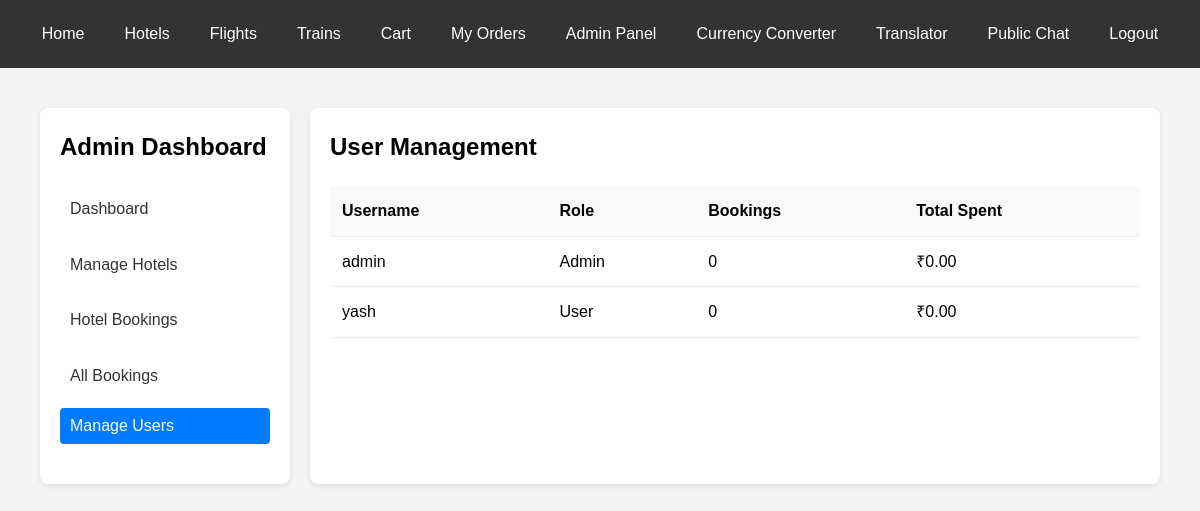
Page /admin/users (signed in) on the committed database.
### tables this page shows
CREATE TABLE users (
                id INTEGER PRIMARY KEY AUTOINCREMENT,
                username TEXT UNIQUE NOT NULL,
                password TEXT NOT NULL,
                is_admin INTEGER DEFAULT 0
            );

### main.py (the view)
@app.route('/admin/users')
@admin_required
def manage_users():
    conn = sqlite3.connect('travel.db')
    c = conn.cursor()
    c.execute('''
        SELECT
            u.id,
            u.username,
            u.is_admin,
            COUNT(DISTINCT b.id) as booking_count,
            SUM(CASE
                WHEN b.item_type = 'hotels' THEN h.price * b.quantity
                WHEN b.item_type = 'flights' THEN f.price * b.quantity
                WHEN b.item_type = 'trains' THEN t.price * b.quantity
                ELSE 0
            END) as total_spent
        FROM users u
        LEFT JOIN bookings b ON u.id = b.user_id
        LEFT JOIN hotels h ON b.item_id = h.id AND b.item_type = 'hotels'
        LEFT JOIN flights f ON b.item_id = f.id AND b.item_type = 'flights'
        LEFT JOIN trains t ON b.item_id = t.id AND b.item_type = 'trains'
        GROUP BY u.id
        ORDER BY u.username
    ''')
    users = c.fetchall()
    conn.close()
    return render_template('admin_users.html', users=users)

### main.py (called while the page is built)
def admin_required(f):
    @wraps(f)
    def decorated_function(*args, **kwargs):
        if 'user_id' not in session or not session.get('is_admin'):
            flash('Admin access required')
            return redirect(url_for('login'))
        return f(*args, **kwargs)
    return decorated_function

### templates/admin_users.html (shortened to what this page needs)
{% extends "base.html" %}
{% block content %}
<div class="admin-container">
    {% include 'admin_nav.html' %}
    <div class="admin-content">
        <h2>User Management</h2>
        <div class="users-table">
            <table>
                <thead>
                    <tr>
                        <th>Username</th>
                        <th>Role</th>
                        <th>Bookings</th>
                        <th>Total Spent</th>
                    </tr>
                </thead>
                <tbody>
                    {% for user in users %}
                    <tr>
                        <td>{{ user[1] }}</td>
                        <td>{{ "Admin" if user[2] else "User" }}</td>
                        <td>{{ user[3] }}</td>
                        <td>₹{{ "%.2f"|format(user[4] or 0) }}</td>
                    </tr>
                    {% endfor %}
                </tbody>
            </table>
        </div>
    </div>
</div>
{% endblock %}

### static/style.css (style rules this page uses)
* { margin: 0; padding: 0; box-sizing: border-box; }
body { font-family: Arial, sans-serif; line-height: 1.6; background-color: #f4f4f4; }
.admin-container { display: flex; gap: 20px; padding: 20px; max-width: 1400px; margin: 0 auto; }
.admin-content { flex: 1; background: white; padding: 20px; border-radius: 8px; box-shadow: 0 2px 5px rgba(0,0,0,0.1); }
.bookings-table table, .users-table table { width: 100%; border-collapse: collapse; margin-top: 20px; }
.bookings-table th, .bookings-table td, .users-table th, .users-table td { padding: 12px; text-align: left; border-bottom: 1px solid #eee; }
.bookings-table th, .users-table th { background: #f8f9fa; font-weight: bold; }

### rows in the picture
users: username "admin", is_admin "Admin", user "0", user "0.00"
users: username "yash", is_admin "User", is_admin "0", is_admin "0.00"
